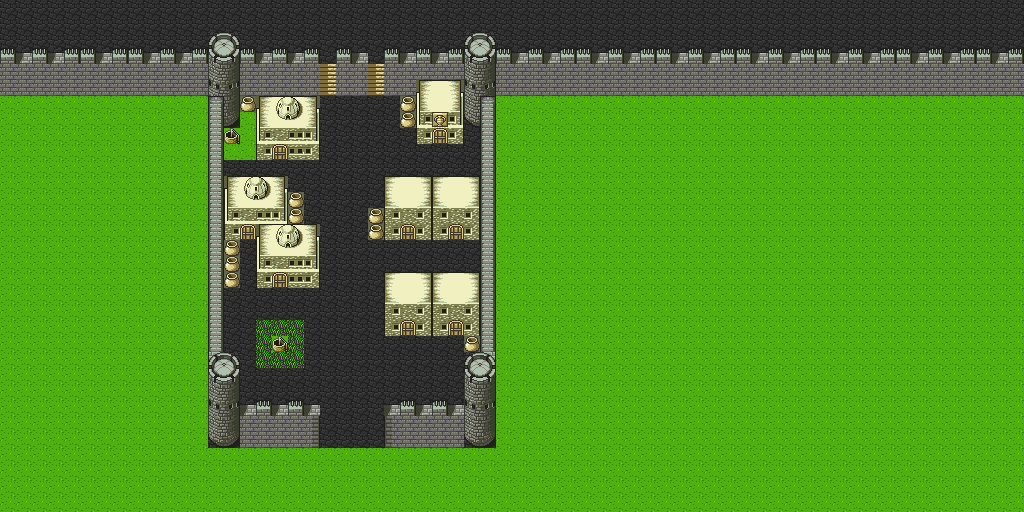

This is a level from a 2D game, rendered from its Tiled map with the project's own tilesets. A one-line summary and the map file follow, with tile-layer data summarised:
An orthogonal 64x32 tile map with 16x16 px tiles, 3 tile layers (Background, Foreground, Top), 2 tilesets and 4 objects (2x 005_upper_city, 011_shop, 013_long_path).

<map version="1.0" orientation="orthogonal" width="64" height="32" tilewidth="16" tileheight="16">
 <tileset firstgid="1" name="castle" tilewidth="16" tileheight="16">
  <image source="spritesheets/castle.png" width="512" height="512" />
 </tileset>
 <tileset firstgid="1025" name="grasstown" tilewidth="16" tileheight="16">
  <image source="spritesheets/grasstown.png" width="480" height="464" />
 </tileset>
 <layer name="Background" width="64" height="32">
  <data>[2048 cells, 2048 non-empty, 7 distinct tile ids]</data>
 </layer>
 <layer name="Foreground" width="64" height="32">
  <data>[2048 cells, 407 non-empty, 69 distinct tile ids]</data>
 </layer>
 <layer name="Top" width="64" height="32">
  <data>[2048 cells, 0 non-empty, 0 distinct tile ids]</data>
 </layer>
 <objectgroup name="Transition" width="64" height="32">
  <object name="005_upper_city" x="320" y="52" width="16" height="14">
   <properties>
    <property name="cx" value="704" />
    <property name="cy" value="128" />
    <property name="d" value="0" />
    <property name="x" value="256" />
    <property name="y" value="96" />
   </properties>
  </object>
  <object name="005_upper_city" x="369" y="52" width="15" height="14">
   <properties>
    <property name="cx" value="704" />
    <property name="cy" value="128" />
    <property name="d" value="0" />
    <property name="x" value="352" />
    <property name="y" value="96" />
   </properties>
  </object>
  <object name="011_shop" x="432" y="130" width="15" height="12">
   <properties>
    <property name="cx" value="352" />
    <property name="cy" value="192" />
    <property name="d" value="0" />
    <property name="x" value="320" />
    <property name="y" value="128" />
   </properties>
  </object>
  <object name="013_long_path" x="319" y="447" width="64" height="16">
   <properties>
    <property name="cx" value="128" />
    <property name="cy" value="640" />
    <property name="d" value="1" />
    <property name="x" value="288" />
    <property name="y" value="320" />
   </properties>
  </object>
 </objectgroup>
 <objectgroup name="Collision" width="64" height="32" />
 <objectgroup name="NPC" width="64" height="32" />
</map>